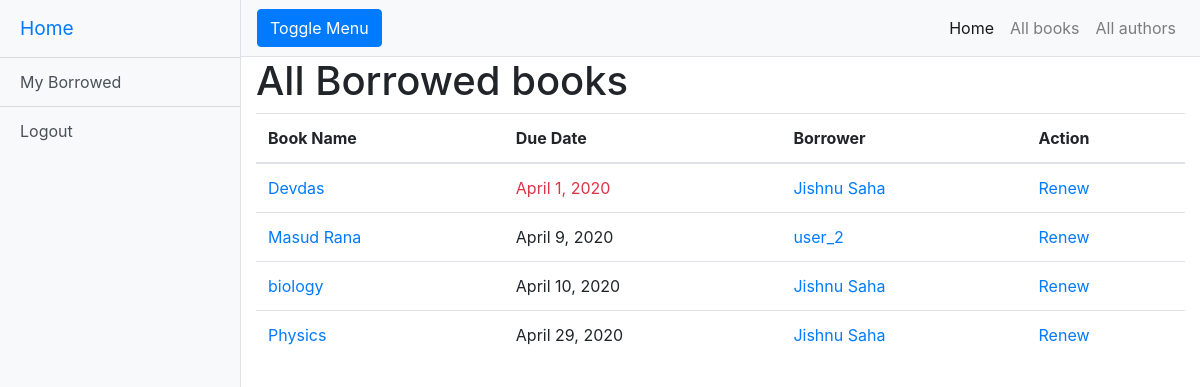
The page /catalog/all-borrowed-books/ (signed in) on the database its author committed.
### catalog/models.py (models this page shows, shortened)
class BookInstance(models.Model):
    id = models.UUIDField(primary_key=True, default=uuid.uuid4, help_text='Unique ID for this particular book across whole library')
    book = models.ForeignKey('Book', on_delete=models.CASCADE, null=True)
    imprint = models.CharField(max_length=200)
    due_back = models.DateField(null=True, blank=True)
    borrower = models.ForeignKey(User, on_delete=models.SET_NULL, null=True, blank=True)
    LOAN_STATUS = (
        ('m', 'Maintenance'),
        ('o', 'On loan'),
        ('a', 'Available'),
        ('r', 'Reserved'),
    )
    status = models.CharField(
        max_length=1,
        choices=LOAN_STATUS,
        blank=True,
        default='a',
        help_text='Book availability',
    )
    @property
    def is_overdue(self):
        if self.due_back and date.today() > self.due_back:
            return True
        return False
    class Meta:
        ordering = ['due_back']
        permissions = (("can_mark_returned", "Set book as returned"),)

class Book(models.Model):
    title = models.CharField(max_length=200)
    author = models.ForeignKey('Author', on_delete=models.SET_NULL, null=True)
    summary = models.TextField(max_length=1000, help_text='Enter a brief description of the book')
    isbn = models.CharField('ISBN', max_length=13,
                            help_text='13 Character <a href="https://www.isbn-international.org/content/what-isbn">ISBN number</a>')
    genre = models.ManyToManyField(Genre, help_text='Select a genre for this book')

### catalog/views.py (the view)
# urls.py: path('all-borrowed-books/', views.AllLoanedBooksByUserListView.as_view(), name='all-borrowed'),
class AllLoanedBooksByUserListView(LoginRequiredMixin, generic.ListView):
    model = BookInstance
    template_name = 'catalog/all_bookinstance_list_borrowed_user.html'
    paginate_by = 10
    def get_queryset(self):
        return BookInstance.objects.filter(status__exact='o').order_by('due_back')

### catalog/templates/catalog/all_bookinstance_list_borrowed_user.html
{% extends "base_generic.html" %}
{% block content %}
    <h1>All Borrowed books</h1>
    {% if bookinstance_list %}
        <table class="table">
      <thead>
        <tr>
          <th scope="col">Book Name</th>
          <th scope="col">Due Date</th>
          <th scope="col">Borrower</th>
          <th scope="col">Action</th>
        </tr>
      </thead>
      <tbody>
        {% for bookinst in bookinstance_list %}
        <tr>
          <td>
              <a href="{% url 'book-detail' bookinst.book.pk %}" style = "text-decoration: none">{{bookinst.book.title}} </a>
          </td>
          <td>
              <div class="{% if bookinst.is_overdue %}text-danger{% endif %}">
              {{ bookinst.due_back }}
              </div>
          </td>
          <td>
              <a href="{% url 'library-user-detail' pk=bookinst.borrower.id %}" style = "text-decoration: none">
                  {% if bookinst.borrower.first_name %}
                      {{ bookinst.borrower.first_name }}
                      {{ bookinst.borrower.last_name }}
                  {% else %}
                        {{ bookinst.borrower.username }}
                  {% endif %}
              </a>
          </td>
          <td>
              <a href="{% url 'renew-book-librarian' bookinst.id%}"> Renew</a>
          </td>
        </tr>
        {% endfor %}
      </tbody>
    </table>
    {% else %}
      <p>There are no books borrowed.</p>
    {% endif %}
{% endblock %}

### static/css/simple-sidebar.css (style rules this page uses)
body { overflow-x: hidden; }

### rows shown on the page
BookInstance: book "Devdas", due_back "April 1, 2020", borrower.first_name "Jishnu", borrower.last_name "Saha"
BookInstance: book "Masud Rana", due_back "April 9, 2020", borrower.username "user_2"
BookInstance: book "biology", due_back "April 10, 2020", borrower.first_name "Jishnu", borrower.last_name "Saha"
BookInstance: book "Physics", due_back "April 29, 2020", borrower.first_name "Jishnu", borrower.last_name "Saha"
